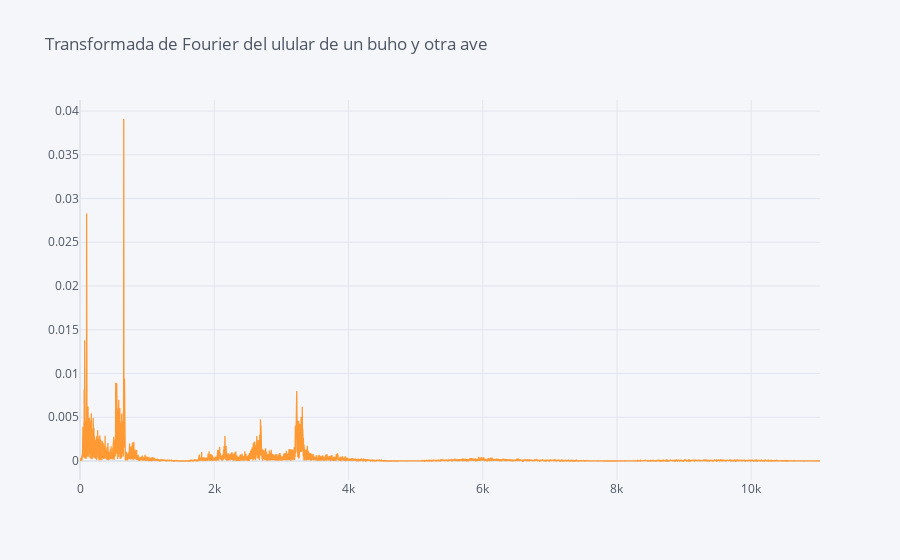

The code cell stored with this chart in its notebook:
### Code cell
import pandas as pd

print(type(MagFreq))
NuevoDataFrame = pd.DataFrame(MagFreq,F) #Pasamos "MagFreq" y "F" de un array de numpy a un dataframe para poder hacer una gráfica interactiva con "plotly"
print(type(NuevoDataFrame))

#Configuramos plotly para el gráfico
configure_plotly_browser_state()
NuevoDataFrame.iplot(kind='line', mode='lines',title='Transformada de Fourier del ulular de un buho y otra ave')

### Figure 1 — Plotly figure (JSON) as saved in the notebook; plotly's stock layout.template omitted (floating-point values rounded to 4 significant figures; data arrays with more than 128 entries replaced by an {"elided": "..."} marker saying what was removed)
{"data": [{"line": {"color": "rgba(255, 153, 51, 1.0)", "dash": "solid", "shape": "linear", "width": 1.3}, "mode": "lines", "name": "0", "text": "", "type": "scatter", "x": {"elided": "19460 float values"}, "y": {"elided": "19460 float values"}}], "layout": {"legend": {"bgcolor": "#F5F6F9", "font": {"color": "#4D5663"}}, "paper_bgcolor": "#F5F6F9", "plot_bgcolor": "#F5F6F9", "title": {"font": {"color": "#4D5663"}, "text": "Transformada de Fourier del ulular de un buho y otra ave"}, "xaxis": {"gridcolor": "#E1E5ED", "showgrid": true, "tickfont": {"color": "#4D5663"}, "title": {"font": {"color": "#4D5663"}, "text": ""}, "zerolinecolor": "#E1E5ED"}, "yaxis": {"gridcolor": "#E1E5ED", "showgrid": true, "tickfont": {"color": "#4D5663"}, "title": {"font": {"color": "#4D5663"}, "text": ""}, "zerolinecolor": "#E1E5ED"}}}
